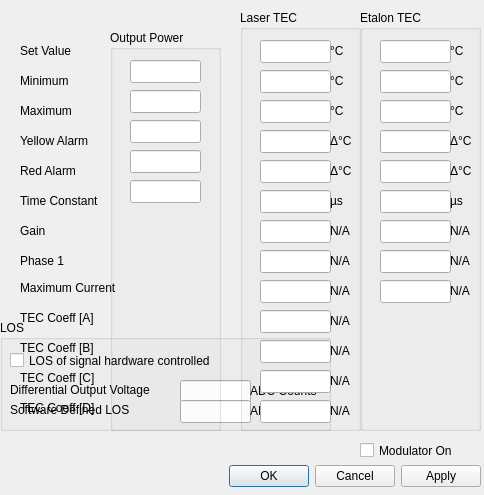
<?xml version="1.0" encoding="UTF-8"?>
<ui version="4.0">
 <class>Dialog</class>
 <widget class="QDialog" name="Dialog">
  <property name="geometry">
   <rect>
    <x>0</x>
    <y>0</y>
    <width>484</width>
    <height>495</height>
   </rect>
  </property>
  <property name="windowTitle">
   <string>Device Settings</string>
  </property>
  <widget class="QDialogButtonBox" name="buttonBox">
   <property name="geometry">
    <rect>
     <x>220</x>
     <y>460</y>
     <width>261</width>
     <height>32</height>
    </rect>
   </property>
   <property name="orientation">
    <enum>Qt::Horizontal</enum>
   </property>
   <property name="standardButtons">
    <set>QDialogButtonBox::Apply|QDialogButtonBox::Cancel|QDialogButtonBox::Ok</set>
   </property>
  </widget>
  <widget class="QGroupBox" name="groupBox_2">
   <property name="geometry">
    <rect>
     <x>0</x>
     <y>320</y>
     <width>331</width>
     <height>111</height>
    </rect>
   </property>
   <property name="title">
    <string>LOS</string>
   </property>
   <widget class="QLabel" name="label_5">
    <property name="geometry">
     <rect>
      <x>10</x>
      <y>60</y>
      <width>161</width>
      <height>20</height>
     </rect>
    </property>
    <property name="text">
     <string>Differential Output Voltage</string>
    </property>
   </widget>
   <widget class="QLabel" name="label_6">
    <property name="geometry">
     <rect>
      <x>10</x>
      <y>80</y>
      <width>131</width>
      <height>20</height>
     </rect>
    </property>
    <property name="text">
     <string>Software Defined LOS</string>
    </property>
   </widget>
   <widget class="QLineEdit" name="differential_voltage">
    <property name="geometry">
     <rect>
      <x>180</x>
      <y>60</y>
      <width>71</width>
      <height>23</height>
     </rect>
    </property>
    <property name="alignment">
     <set>Qt::AlignRight|Qt::AlignTrailing|Qt::AlignVCenter</set>
    </property>
   </widget>
   <widget class="QLineEdit" name="software_los">
    <property name="geometry">
     <rect>
      <x>180</x>
      <y>80</y>
      <width>71</width>
      <height>23</height>
     </rect>
    </property>
    <property name="alignment">
     <set>Qt::AlignRight|Qt::AlignTrailing|Qt::AlignVCenter</set>
    </property>
   </widget>
   <widget class="QCheckBox" name="los_hardware">
    <property name="geometry">
     <rect>
      <x>10</x>
      <y>30</y>
      <width>231</width>
      <height>21</height>
     </rect>
    </property>
    <property name="text">
     <string>LOS of signal hardware controlled</string>
    </property>
   </widget>
   <widget class="QLabel" name="label_30">
    <property name="geometry">
     <rect>
      <x>250</x>
      <y>60</y>
      <width>71</width>
      <height>21</height>
     </rect>
    </property>
    <property name="text">
     <string>ADC Counts</string>
    </property>
   </widget>
   <widget class="QLabel" name="label_31">
    <property name="geometry">
     <rect>
      <x>250</x>
      <y>80</y>
      <width>71</width>
      <height>21</height>
     </rect>
    </property>
    <property name="text">
     <string>ADC Counts</string>
    </property>
   </widget>
  </widget>
  <widget class="QLabel" name="label">
   <property name="geometry">
    <rect>
     <x>20</x>
     <y>40</y>
     <width>91</width>
     <height>21</height>
    </rect>
   </property>
   <property name="text">
    <string>Set Value</string>
   </property>
  </widget>
  <widget class="QLabel" name="label_2">
   <property name="geometry">
    <rect>
     <x>20</x>
     <y>160</y>
     <width>91</width>
     <height>21</height>
    </rect>
   </property>
   <property name="text">
    <string>Red Alarm</string>
   </property>
  </widget>
  <widget class="QLabel" name="label_3">
   <property name="geometry">
    <rect>
     <x>20</x>
     <y>130</y>
     <width>91</width>
     <height>21</height>
    </rect>
   </property>
   <property name="text">
    <string>Yellow Alarm</string>
   </property>
  </widget>
  <widget class="QLabel" name="label_4">
   <property name="geometry">
    <rect>
     <x>20</x>
     <y>100</y>
     <width>91</width>
     <height>21</height>
    </rect>
   </property>
   <property name="text">
    <string>Maximum</string>
   </property>
  </widget>
  <widget class="QLabel" name="label_7">
   <property name="geometry">
    <rect>
     <x>20</x>
     <y>70</y>
     <width>91</width>
     <height>21</height>
    </rect>
   </property>
   <property name="text">
    <string>Minimum</string>
   </property>
  </widget>
  <widget class="QLabel" name="label_8">
   <property name="geometry">
    <rect>
     <x>20</x>
     <y>190</y>
     <width>91</width>
     <height>21</height>
    </rect>
   </property>
   <property name="text">
    <string>Time Constant</string>
   </property>
  </widget>
  <widget class="QLabel" name="label_9">
   <property name="geometry">
    <rect>
     <x>20</x>
     <y>220</y>
     <width>91</width>
     <height>21</height>
    </rect>
   </property>
   <property name="text">
    <string>Gain</string>
   </property>
  </widget>
  <widget class="QGroupBox" name="groupBox">
   <property name="geometry">
    <rect>
     <x>110</x>
     <y>30</y>
     <width>111</width>
     <height>401</height>
    </rect>
   </property>
   <property name="title">
    <string>Output Power</string>
   </property>
   <widget class="QLineEdit" name="power_value">
    <property name="geometry">
     <rect>
      <x>20</x>
      <y>30</y>
      <width>71</width>
      <height>23</height>
     </rect>
    </property>
    <property name="alignment">
     <set>Qt::AlignRight|Qt::AlignTrailing|Qt::AlignVCenter</set>
    </property>
   </widget>
   <widget class="QLineEdit" name="power_min">
    <property name="geometry">
     <rect>
      <x>20</x>
      <y>60</y>
      <width>71</width>
      <height>23</height>
     </rect>
    </property>
    <property name="alignment">
     <set>Qt::AlignRight|Qt::AlignTrailing|Qt::AlignVCenter</set>
    </property>
   </widget>
   <widget class="QLineEdit" name="power_max">
    <property name="geometry">
     <rect>
      <x>20</x>
      <y>90</y>
      <width>71</width>
      <height>23</height>
     </rect>
    </property>
    <property name="alignment">
     <set>Qt::AlignRight|Qt::AlignTrailing|Qt::AlignVCenter</set>
    </property>
   </widget>
   <widget class="QLineEdit" name="power_yellow">
    <property name="geometry">
     <rect>
      <x>20</x>
      <y>120</y>
      <width>71</width>
      <height>23</height>
     </rect>
    </property>
    <property name="alignment">
     <set>Qt::AlignRight|Qt::AlignTrailing|Qt::AlignVCenter</set>
    </property>
   </widget>
   <widget class="QLineEdit" name="power_red">
    <property name="geometry">
     <rect>
      <x>20</x>
      <y>150</y>
      <width>71</width>
      <height>23</height>
     </rect>
    </property>
    <property name="alignment">
     <set>Qt::AlignRight|Qt::AlignTrailing|Qt::AlignVCenter</set>
    </property>
   </widget>
  </widget>
  <widget class="QGroupBox" name="groupBox_3">
   <property name="geometry">
    <rect>
     <x>240</x>
     <y>10</y>
     <width>121</width>
     <height>421</height>
    </rect>
   </property>
   <property name="title">
    <string>Laser TEC</string>
   </property>
   <widget class="QLineEdit" name="laser_value">
    <property name="geometry">
     <rect>
      <x>20</x>
      <y>30</y>
      <width>71</width>
      <height>23</height>
     </rect>
    </property>
    <property name="alignment">
     <set>Qt::AlignRight|Qt::AlignTrailing|Qt::AlignVCenter</set>
    </property>
   </widget>
   <widget class="QLineEdit" name="laser_min">
    <property name="geometry">
     <rect>
      <x>20</x>
      <y>60</y>
      <width>71</width>
      <height>23</height>
     </rect>
    </property>
    <property name="alignment">
     <set>Qt::AlignRight|Qt::AlignTrailing|Qt::AlignVCenter</set>
    </property>
   </widget>
   <widget class="QLineEdit" name="laser_max">
    <property name="geometry">
     <rect>
      <x>20</x>
      <y>90</y>
      <width>71</width>
      <height>23</height>
     </rect>
    </property>
    <property name="alignment">
     <set>Qt::AlignRight|Qt::AlignTrailing|Qt::AlignVCenter</set>
    </property>
   </widget>
   <widget class="QLineEdit" name="laser_yellow">
    <property name="geometry">
     <rect>
      <x>20</x>
      <y>120</y>
      <width>71</width>
      <height>23</height>
     </rect>
    </property>
    <property name="alignment">
     <set>Qt::AlignRight|Qt::AlignTrailing|Qt::AlignVCenter</set>
    </property>
   </widget>
   <widget class="QLineEdit" name="laser_red">
    <property name="geometry">
     <rect>
      <x>20</x>
      <y>150</y>
      <width>71</width>
      <height>23</height>
     </rect>
    </property>
    <property name="alignment">
     <set>Qt::AlignRight|Qt::AlignTrailing|Qt::AlignVCenter</set>
    </property>
   </widget>
   <widget class="QLineEdit" name="laser_time_constant">
    <property name="geometry">
     <rect>
      <x>20</x>
      <y>180</y>
      <width>71</width>
      <height>23</height>
     </rect>
    </property>
    <property name="alignment">
     <set>Qt::AlignRight|Qt::AlignTrailing|Qt::AlignVCenter</set>
    </property>
   </widget>
   <widget class="QLineEdit" name="laser_gain">
    <property name="geometry">
     <rect>
      <x>20</x>
      <y>210</y>
      <width>71</width>
      <height>23</height>
     </rect>
    </property>
    <property name="alignment">
     <set>Qt::AlignRight|Qt::AlignTrailing|Qt::AlignVCenter</set>
    </property>
   </widget>
   <widget class="QLineEdit" name="laser_phase1">
    <property name="geometry">
     <rect>
      <x>20</x>
      <y>240</y>
      <width>71</width>
      <height>23</height>
     </rect>
    </property>
    <property name="alignment">
     <set>Qt::AlignRight|Qt::AlignTrailing|Qt::AlignVCenter</set>
    </property>
   </widget>
   <widget class="QLineEdit" name="laser_max_current">
    <property name="geometry">
     <rect>
      <x>20</x>
      <y>270</y>
      <width>71</width>
      <height>23</height>
     </rect>
    </property>
    <property name="alignment">
     <set>Qt::AlignRight|Qt::AlignTrailing|Qt::AlignVCenter</set>
    </property>
   </widget>
   <widget class="QLabel" name="label_12">
    <property name="geometry">
     <rect>
      <x>90</x>
      <y>30</y>
      <width>16</width>
      <height>21</height>
     </rect>
    </property>
    <property name="text">
     <string>°C</string>
    </property>
   </widget>
   <widget class="QLabel" name="label_13">
    <property name="geometry">
     <rect>
      <x>90</x>
      <y>90</y>
      <width>16</width>
      <height>21</height>
     </rect>
    </property>
    <property name="text">
     <string>°C</string>
    </property>
   </widget>
   <widget class="QLabel" name="label_14">
    <property name="geometry">
     <rect>
      <x>90</x>
      <y>60</y>
      <width>16</width>
      <height>21</height>
     </rect>
    </property>
    <property name="text">
     <string>°C</string>
    </property>
   </widget>
   <widget class="QLabel" name="label_15">
    <property name="geometry">
     <rect>
      <x>90</x>
      <y>120</y>
      <width>21</width>
      <height>21</height>
     </rect>
    </property>
    <property name="text">
     <string>Δ°C</string>
    </property>
   </widget>
   <widget class="QLabel" name="label_16">
    <property name="geometry">
     <rect>
      <x>90</x>
      <y>150</y>
      <width>21</width>
      <height>21</height>
     </rect>
    </property>
    <property name="text">
     <string>Δ°C</string>
    </property>
   </widget>
   <widget class="QLabel" name="label_17">
    <property name="geometry">
     <rect>
      <x>90</x>
      <y>180</y>
      <width>21</width>
      <height>21</height>
     </rect>
    </property>
    <property name="text">
     <string>µs</string>
    </property>
   </widget>
   <widget class="QLabel" name="label_18">
    <property name="geometry">
     <rect>
      <x>90</x>
      <y>210</y>
      <width>21</width>
      <height>21</height>
     </rect>
    </property>
    <property name="text">
     <string>N/A</string>
    </property>
   </widget>
   <widget class="QLabel" name="label_19">
    <property name="geometry">
     <rect>
      <x>90</x>
      <y>270</y>
      <width>21</width>
      <height>21</height>
     </rect>
    </property>
    <property name="text">
     <string>N/A</string>
    </property>
   </widget>
   <widget class="QLabel" name="label_20">
    <property name="geometry">
     <rect>
      <x>90</x>
      <y>240</y>
      <width>21</width>
      <height>21</height>
     </rect>
    </property>
    <property name="text">
     <string>N/A</string>
    </property>
   </widget>
   <widget class="QLineEdit" name="tec_coeff_a">
    <property name="geometry">
     <rect>
      <x>20</x>
      <y>300</y>
      <width>71</width>
      <height>23</height>
     </rect>
    </property>
    <property name="text">
     <string notr="true"/>
    </property>
    <property name="maxLength">
     <number>16383</number>
    </property>
    <property name="alignment">
     <set>Qt::AlignRight|Qt::AlignTrailing|Qt::AlignVCenter</set>
    </property>
   </widget>
   <widget class="QLineEdit" name="tec_coeff_b">
    <property name="geometry">
     <rect>
      <x>20</x>
      <y>330</y>
      <width>71</width>
      <height>23</height>
     </rect>
    </property>
    <property name="text">
     <string/>
    </property>
    <property name="alignment">
     <set>Qt::AlignRight|Qt::AlignTrailing|Qt::AlignVCenter</set>
    </property>
   </widget>
   <widget class="QLineEdit" name="tec_coeff_c">
    <property name="geometry">
     <rect>
      <x>20</x>
      <y>360</y>
      <width>71</width>
      <height>23</height>
     </rect>
    </property>
    <property name="text">
     <string/>
    </property>
    <property name="alignment">
     <set>Qt::AlignRight|Qt::AlignTrailing|Qt::AlignVCenter</set>
    </property>
   </widget>
   <widget class="QLineEdit" name="tec_coeff_d">
    <property name="geometry">
     <rect>
      <x>20</x>
      <y>390</y>
      <width>71</width>
      <height>23</height>
     </rect>
    </property>
    <property name="alignment">
     <set>Qt::AlignRight|Qt::AlignTrailing|Qt::AlignVCenter</set>
    </property>
   </widget>
   <widget class="QLabel" name="label_36">
    <property name="geometry">
     <rect>
      <x>90</x>
      <y>300</y>
      <width>21</width>
      <height>21</height>
     </rect>
    </property>
    <property name="text">
     <string>N/A</string>
    </property>
   </widget>
   <widget class="QLabel" name="label_37">
    <property name="geometry">
     <rect>
      <x>90</x>
      <y>330</y>
      <width>21</width>
      <height>21</height>
     </rect>
    </property>
    <property name="text">
     <string>N/A</string>
    </property>
   </widget>
   <widget class="QLabel" name="label_38">
    <property name="geometry">
     <rect>
      <x>90</x>
      <y>360</y>
      <width>21</width>
      <height>21</height>
     </rect>
    </property>
    <property name="text">
     <string>N/A</string>
    </property>
   </widget>
   <widget class="QLabel" name="label_39">
    <property name="geometry">
     <rect>
      <x>90</x>
      <y>390</y>
      <width>21</width>
      <height>21</height>
     </rect>
    </property>
    <property name="text">
     <string>N/A</string>
    </property>
   </widget>
   <zorder>laser_value</zorder>
   <zorder>laser_min</zorder>
   <zorder>laser_max</zorder>
   <zorder>laser_yellow</zorder>
   <zorder>laser_red</zorder>
   <zorder>laser_time_constant</zorder>
   <zorder>laser_gain</zorder>
   <zorder>laser_phase1</zorder>
   <zorder>laser_max_current</zorder>
   <zorder>label_12</zorder>
   <zorder>label_13</zorder>
   <zorder>label_14</zorder>
   <zorder>label_15</zorder>
   <zorder>label_16</zorder>
   <zorder>label_17</zorder>
   <zorder>label_18</zorder>
   <zorder>label_19</zorder>
   <zorder>label_20</zorder>
   <zorder>tec_coeff_a</zorder>
   <zorder>tec_coeff_b</zorder>
   <zorder>tec_coeff_c</zorder>
   <zorder>tec_coeff_d</zorder>
   <zorder>label_36</zorder>
   <zorder>label_37</zorder>
   <zorder>groupBox_4</zorder>
   <zorder>label_38</zorder>
   <zorder>label_39</zorder>
  </widget>
  <widget class="QGroupBox" name="groupBox_4">
   <property name="geometry">
    <rect>
     <x>360</x>
     <y>10</y>
     <width>121</width>
     <height>421</height>
    </rect>
   </property>
   <property name="title">
    <string>Etalon TEC</string>
   </property>
   <widget class="QLineEdit" name="etalon_value">
    <property name="geometry">
     <rect>
      <x>20</x>
      <y>30</y>
      <width>71</width>
      <height>23</height>
     </rect>
    </property>
    <property name="alignment">
     <set>Qt::AlignRight|Qt::AlignTrailing|Qt::AlignVCenter</set>
    </property>
   </widget>
   <widget class="QLineEdit" name="etalon_min">
    <property name="geometry">
     <rect>
      <x>20</x>
      <y>60</y>
      <width>71</width>
      <height>23</height>
     </rect>
    </property>
    <property name="alignment">
     <set>Qt::AlignRight|Qt::AlignTrailing|Qt::AlignVCenter</set>
    </property>
   </widget>
   <widget class="QLineEdit" name="etalon_max">
    <property name="geometry">
     <rect>
      <x>20</x>
      <y>90</y>
      <width>71</width>
      <height>23</height>
     </rect>
    </property>
    <property name="alignment">
     <set>Qt::AlignRight|Qt::AlignTrailing|Qt::AlignVCenter</set>
    </property>
   </widget>
   <widget class="QLineEdit" name="etalon_yellow">
    <property name="geometry">
     <rect>
      <x>20</x>
      <y>120</y>
      <width>71</width>
      <height>23</height>
     </rect>
    </property>
    <property name="alignment">
     <set>Qt::AlignRight|Qt::AlignTrailing|Qt::AlignVCenter</set>
    </property>
   </widget>
   <widget class="QLineEdit" name="etalon_red">
    <property name="geometry">
     <rect>
      <x>20</x>
      <y>150</y>
      <width>71</width>
      <height>23</height>
     </rect>
    </property>
    <property name="alignment">
     <set>Qt::AlignRight|Qt::AlignTrailing|Qt::AlignVCenter</set>
    </property>
   </widget>
   <widget class="QLineEdit" name="etalon_time_constant">
    <property name="geometry">
     <rect>
      <x>20</x>
      <y>180</y>
      <width>71</width>
      <height>23</height>
     </rect>
    </property>
    <property name="alignment">
     <set>Qt::AlignRight|Qt::AlignTrailing|Qt::AlignVCenter</set>
    </property>
   </widget>
   <widget class="QLineEdit" name="etalon_gain">
    <property name="geometry">
     <rect>
      <x>20</x>
      <y>210</y>
      <width>71</width>
      <height>23</height>
     </rect>
    </property>
    <property name="alignment">
     <set>Qt::AlignRight|Qt::AlignTrailing|Qt::AlignVCenter</set>
    </property>
   </widget>
   <widget class="QLineEdit" name="etalon_phase1">
    <property name="geometry">
     <rect>
      <x>20</x>
      <y>240</y>
      <width>71</width>
      <height>23</height>
     </rect>
    </property>
    <property name="alignment">
     <set>Qt::AlignRight|Qt::AlignTrailing|Qt::AlignVCenter</set>
    </property>
   </widget>
   <widget class="QLineEdit" name="etalon_max_current">
    <property name="geometry">
     <rect>
      <x>20</x>
      <y>270</y>
      <width>71</width>
      <height>23</height>
     </rect>
    </property>
    <property name="alignment">
     <set>Qt::AlignRight|Qt::AlignTrailing|Qt::AlignVCenter</set>
    </property>
   </widget>
   <widget class="QLabel" name="label_21">
    <property name="geometry">
     <rect>
      <x>90</x>
      <y>30</y>
      <width>16</width>
      <height>21</height>
     </rect>
    </property>
    <property name="text">
     <string>°C</string>
    </property>
   </widget>
   <widget class="QLabel" name="label_22">
    <property name="geometry">
     <rect>
      <x>90</x>
      <y>60</y>
      <width>16</width>
      <height>21</height>
     </rect>
    </property>
    <property name="text">
     <string>°C</string>
    </property>
   </widget>
   <widget class="QLabel" name="label_23">
    <property name="geometry">
     <rect>
      <x>90</x>
      <y>90</y>
      <width>16</width>
      <height>21</height>
     </rect>
    </property>
    <property name="text">
     <string>°C</string>
    </property>
   </widget>
   <widget class="QLabel" name="label_24">
    <property name="geometry">
     <rect>
      <x>90</x>
      <y>120</y>
      <width>21</width>
      <height>21</height>
     </rect>
    </property>
    <property name="text">
     <string>Δ°C</string>
    </property>
   </widget>
   <widget class="QLabel" name="label_25">
    <property name="geometry">
     <rect>
      <x>90</x>
      <y>150</y>
      <width>21</width>
      <height>21</height>
     </rect>
    </property>
    <property name="text">
     <string>Δ°C</string>
    </property>
   </widget>
   <widget class="QLabel" name="label_26">
    <property name="geometry">
     <rect>
      <x>90</x>
      <y>180</y>
      <width>21</width>
      <height>21</height>
     </rect>
    </property>
    <property name="text">
     <string>µs</string>
    </property>
   </widget>
   <widget class="QLabel" name="label_27">
    <property name="geometry">
     <rect>
      <x>90</x>
      <y>210</y>
      <width>21</width>
      <height>21</height>
     </rect>
    </property>
    <property name="text">
     <string>N/A</string>
    </property>
   </widget>
   <widget class="QLabel" name="label_28">
    <property name="geometry">
     <rect>
      <x>90</x>
      <y>270</y>
      <width>21</width>
      <height>21</height>
     </rect>
    </property>
    <property name="text">
     <string>N/A</string>
    </property>
   </widget>
   <widget class="QLabel" name="label_29">
    <property name="geometry">
     <rect>
      <x>90</x>
      <y>240</y>
      <width>21</width>
      <height>21</height>
     </rect>
    </property>
    <property name="text">
     <string>N/A</string>
    </property>
   </widget>
   <zorder>etalon_value</zorder>
   <zorder>etalon_min</zorder>
   <zorder>etalon_max</zorder>
   <zorder>etalon_yellow</zorder>
   <zorder>etalon_red</zorder>
   <zorder>etalon_time_constant</zorder>
   <zorder>etalon_gain</zorder>
   <zorder>etalon_phase1</zorder>
   <zorder>etalon_max_current</zorder>
   <zorder>label_21</zorder>
   <zorder>label_22</zorder>
   <zorder>label_23</zorder>
   <zorder>label_24</zorder>
   <zorder>label_25</zorder>
   <zorder>label_26</zorder>
   <zorder>label_27</zorder>
   <zorder>label_28</zorder>
   <zorder>label_29</zorder>
   <zorder>modulator_on</zorder>
  </widget>
  <widget class="QCheckBox" name="modulator_on">
   <property name="geometry">
    <rect>
     <x>360</x>
     <y>440</y>
     <width>111</width>
     <height>21</height>
    </rect>
   </property>
   <property name="text">
    <string>Modulator On</string>
   </property>
  </widget>
  <widget class="QLabel" name="label_10">
   <property name="geometry">
    <rect>
     <x>20</x>
     <y>250</y>
     <width>91</width>
     <height>21</height>
    </rect>
   </property>
   <property name="text">
    <string>Phase 1</string>
   </property>
  </widget>
  <widget class="QLabel" name="label_11">
   <property name="geometry">
    <rect>
     <x>20</x>
     <y>280</y>
     <width>101</width>
     <height>16</height>
    </rect>
   </property>
   <property name="text">
    <string>Maximum Current</string>
   </property>
  </widget>
  <widget class="QPushButton" name="load_button">
   <property name="geometry">
    <rect>
     <x>290</x>
     <y>560</y>
     <width>91</width>
     <height>24</height>
    </rect>
   </property>
   <property name="text">
    <string>Load Settings</string>
   </property>
  </widget>
  <widget class="QPushButton" name="save_button">
   <property name="geometry">
    <rect>
     <x>390</x>
     <y>560</y>
     <width>91</width>
     <height>24</height>
    </rect>
   </property>
   <property name="text">
    <string>Save Settings</string>
   </property>
  </widget>
  <widget class="QPushButton" name="defaults_button">
   <property name="geometry">
    <rect>
     <x>380</x>
     <y>530</y>
     <width>101</width>
     <height>24</height>
    </rect>
   </property>
   <property name="text">
    <string>Load Defaults</string>
   </property>
  </widget>
  <widget class="QLabel" name="label_32">
   <property name="geometry">
    <rect>
     <x>20</x>
     <y>310</y>
     <width>101</width>
     <height>16</height>
    </rect>
   </property>
   <property name="text">
    <string>TEC Coeff [A]</string>
   </property>
  </widget>
  <widget class="QLabel" name="label_33">
   <property name="geometry">
    <rect>
     <x>20</x>
     <y>340</y>
     <width>101</width>
     <height>16</height>
    </rect>
   </property>
   <property name="text">
    <string>TEC Coeff [B]</string>
   </property>
  </widget>
  <widget class="QLabel" name="label_34">
   <property name="geometry">
    <rect>
     <x>20</x>
     <y>370</y>
     <width>101</width>
     <height>16</height>
    </rect>
   </property>
   <property name="text">
    <string>TEC Coeff [C]</string>
   </property>
  </widget>
  <widget class="QLabel" name="label_35">
   <property name="geometry">
    <rect>
     <x>20</x>
     <y>400</y>
     <width>101</width>
     <height>16</height>
    </rect>
   </property>
   <property name="text">
    <string>TEC Coeff [D]</string>
   </property>
  </widget>
 </widget>
 <resources/>
 <connections>
  <connection>
   <sender>buttonBox</sender>
   <signal>accepted()</signal>
   <receiver>Dialog</receiver>
   <slot>accept()</slot>
   <hints>
    <hint type="sourcelabel">
     <x>248</x>
     <y>254</y>
    </hint>
    <hint type="destinationlabel">
     <x>157</x>
     <y>274</y>
    </hint>
   </hints>
  </connection>
  <connection>
   <sender>buttonBox</sender>
   <signal>rejected()</signal>
   <receiver>Dialog</receiver>
   <slot>reject()</slot>
   <hints>
    <hint type="sourcelabel">
     <x>316</x>
     <y>260</y>
    </hint>
    <hint type="destinationlabel">
     <x>286</x>
     <y>274</y>
    </hint>
   </hints>
  </connection>
 </connections>
</ui>
